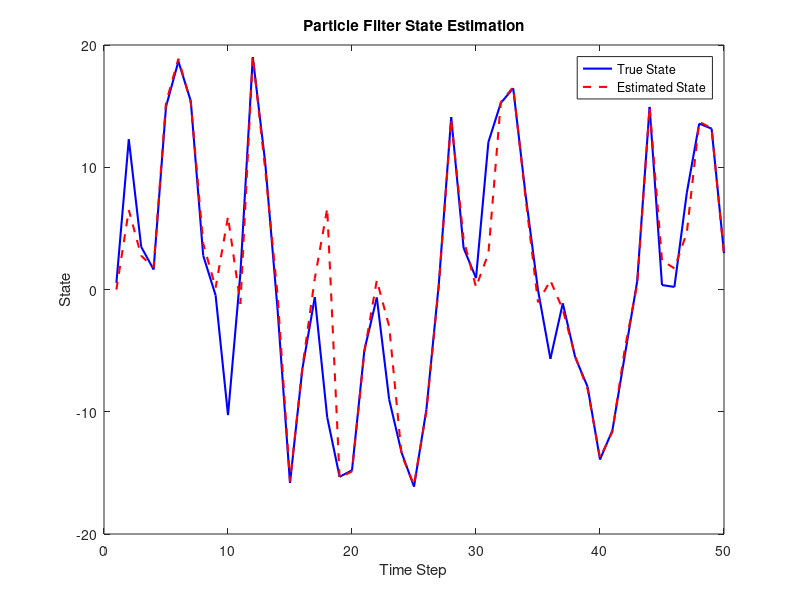

The MATLAB source for this figure:
clc; clear; close all;

%% System parameters
N = 1000;  % Number of particles
T = 50;    % Number of time steps
Q = 1;     % Process noise variance
R = 0.1;   % Measurement noise variance

%% Initialize state and particles
x_true = zeros(1, T);  % True states
y_meas = zeros(1, T);  % Measurements
particles = randn(N, 1);  % Initial particles
weights = ones(N, 1) / N; % Initial weights
x_est = zeros(1, T);  % Estimated states

%% Initial state and measurement
x_true(1) = randn;  % Initial state
y_meas(1) = (1/20) * x_true(1)^2 + sqrt(R) * randn;
x_est(1) = mean(particles);

%% Particle filter loop
for k = 2:T
    % System dynamics for true state
    x_true(k) = (1/2) * x_true(k-1) + (25 * x_true(k-1)) / (1 + x_true(k-1)^2) + 8 * cos(1.2 * (k-1)) + sqrt(Q) * randn;
    % Measurement equation
    y_meas(k) = (1/20) * x_true(k)^2 + sqrt(R) * randn;
    
    % Predict step: Sample from state transition
    particles = (1/2) * particles + (25 * particles) ./ (1 + particles.^2) + 8 * cos(1.2 * (k-1)) + sqrt(Q) * randn(N, 1);
    
    % Compute weights based on measurement likelihood
    weights = exp(-0.5 * ((y_meas(k) - (1/20) * particles.^2).^2) / R);
    weights = weights / sum(weights);  % Normalize
    
    % Resample using systematic resampling
    indices = randsample(1:N, N, true, weights);
    particles = particles(indices);
    weights = ones(N, 1) / N;  % Reset weights after resampling
    
    % Estimate state as mean of particles
    x_est(k) = mean(particles);
end

%% Plot results
figure;
plot(1:T, x_true, '-b', 'LineWidth', 1.5); hold on;
plot(1:T, x_est, '--r', 'LineWidth', 1.5);
legend('True State', 'Estimated State');
xlabel('Time Step'); ylabel('State');
title('Particle Filter State Estimation');